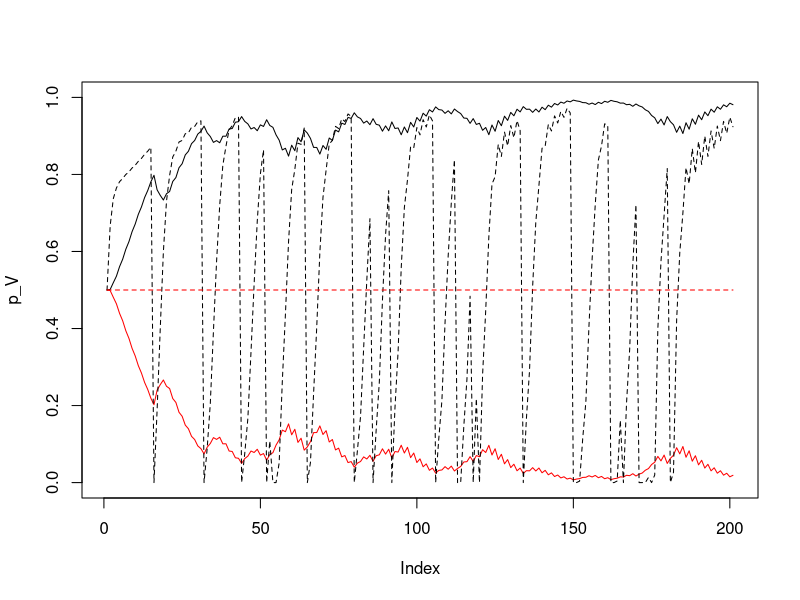
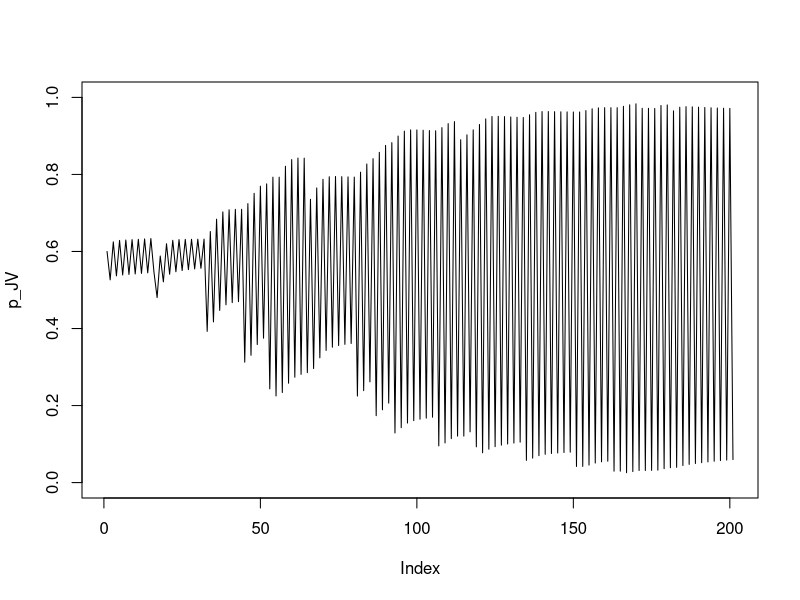
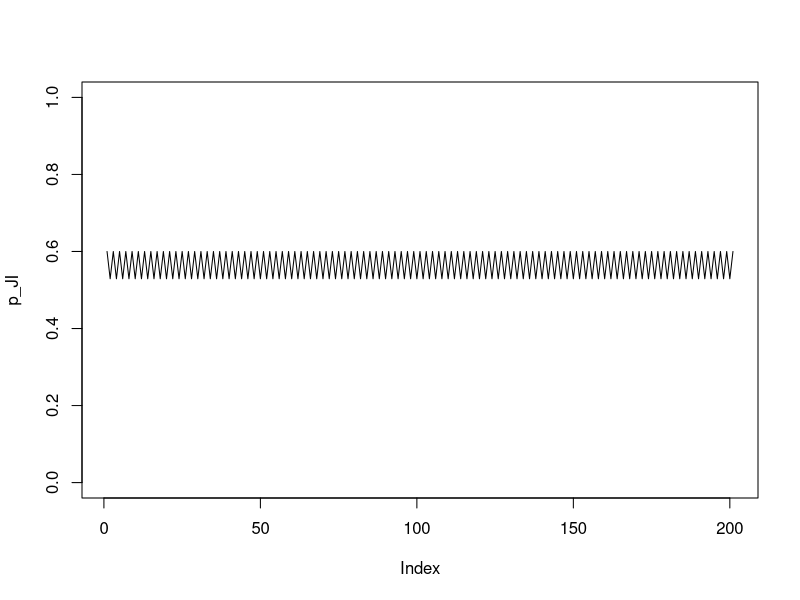

These charts were generated, in order, by the following R code:
###initial pop conditions
timesteps <- 200 #length of simulation

##parameters
bn <- 1    ##avg broodsize of adult with non-adaptive behavior
ba <- 2*bn ##avg broodsize of adult with adaptive behavior. ba > bn
p_as <- 0.2  #prob an adapted adult produces stressed offspring
p_ns <- 0.8  #prob an nonadapted adult produces stressed offspring
s <- 0.5	#prob individual learner succesfully acquires adaptive behavior
U <- 0.1  #prob environment changes states
mu_s <- 0.1	#mortality rate of social learners
mu_i <- 0.11 #mortality rate of individual learners
mu_n <- 1 # excess mortality factor of non-adapted individuals (to be added at some point?)

#create bins to store recursion values for each type
n_VVJH <- rep(0,timesteps + 1)
n_VVJS <- rep(0,timesteps + 1)
n_IIJH <- rep(0,timesteps + 1)
n_IIJS <- rep(0,timesteps + 1)

n_VVAa <- rep(0,timesteps + 1)
n_VVAn <- rep(0,timesteps + 1)
n_IIAa <- rep(0,timesteps + 1)
n_IIAn <- rep(0,timesteps + 1)

n_Aa <- rep(0,timesteps + 1)
n_An <- rep(0,timesteps + 1)
N <- rep(0,timesteps + 1)
u <- rep(0,timesteps + 1)
fa <- rep(0,timesteps + 1)
fn <- rep(0,timesteps + 1)

N0 <- 200
n_VVAa[1] <- N0/4
n_VVAn[1] <- N0/4
n_IIAa[1] <- N0/4
n_IIAn[1] <- N0/4
n_An[1] <- n_VVAn[1] + n_IIAn[1]
n_Aa[1] <- n_VVAa[1] + n_IIAa[1]

n_VVJH[1] <- (N0/4)*ba*(1-p_as) + (N0/4)*bn*(1-p_ns)
n_VVJS[1] <- (N0/4)*ba*p_as + (N0/4)*bn*p_ns
n_IIJH[1] <- (N0/4)*ba*(1-p_as) + (N0/4)*bn*(1-p_ns)
n_IIJS[1] <- (N0/4)*ba*p_as + (N0/4)*bn*p_ns

u[1] <- 0
N[1] <- n_VVAa[1] + n_VVAn[1] + n_IIAa[1] + n_IIAn[1] + n_VVJH[1] + n_VVJS[1] + n_IIJH[1] + n_IIJS[1]
fa[1]<- (n_Aa[1]*ba)/(n_Aa[1]*ba + n_An[1]*bn)
fn[1]<- (n_An[1]*bn)/(n_Aa[1]*ba + n_An[1]*bn)

#recursions
for (t in 1:timesteps)
{
    # juvenile recruitment
    n_VVJH[t+1] <- (n_VVAa[t])*ba*(1-p_as) + (n_VVAn[t])*bn*(1-p_ns)
    n_VVJS[t+1] <- (n_VVAa[t])*ba*p_as + (n_VVAn[t])*bn*p_ns
    n_IIJH[t+1] <- (n_IIAa[t])*ba*(1-p_as) + (n_IIAn[t])*bn*(1-p_ns)
    n_IIJS[t+1] <- (n_IIAa[t])*ba*p_as + (n_IIAn[t])*bn*p_ns
    
    #adult recruitment
    n_VVAa[t+1] <- (n_VVJS[t] + n_VVJH[t])*(1-u[t])*fa[t]*(1-mu_s)
    n_VVAn[t+1] <- (n_VVJS[t] + n_VVJH[t])*((1-u[t])*fn[t] + u[t])*(1-mu_s*mu_n)
    n_IIAa[t+1] <- (n_IIJS[t] + n_IIJH[t])*s*(1-mu_i)
    n_IIAn[t+1] <- (n_IIJS[t] + n_IIJH[t])*(1-s)*(1-mu_i*mu_n)
    
    n_Aa[t+1] <- n_VVAa[t+1] + n_IIAa[t+1]
    n_An[t+1] <- n_VVAn[t+1] + n_IIAn[t+1]
    N[t+1] <- n_VVAa[t+1] + n_VVAn[t+1] + n_IIAa[t+1] + n_IIAn[t+1] + n_VVJH[t+1] + n_VVJS[t+1] + n_IIJH[t+1] + n_IIJS[t+1]
    u[t+1] <- rbinom(n=1,prob=U,size=1) #sample environment changing
    fa[t+1]<- (n_Aa[t+1]*ba)/(n_Aa[t+1]*ba + n_An[t+1]*bn)
    fn[t+1]<- (n_An[t+1]*bn)/(n_Aa[t+1]*ba + n_An[t+1]*bn)
}

# compute proportions of each strategy for summary plot
p_V <- ( n_VVJH + n_VVJS + n_VVAa + n_VVAn ) / N
p_I <- ( n_IIJH + n_IIJS + n_IIAa + n_IIAn ) / N
q_V <- ( n_VVAa ) / ( n_VVAa + n_VVAn )
q_I <- n_IIAa / ( n_IIAa + n_IIAn )

plot( p_V , ylim=c(0,1) , type="l" )
lines( 1:length(p_I) , p_I , col="red" )
lines( 1:length(q_V) , q_V , lty=2 )
lines( 1:length(q_I) , q_I , lty=2 , col="red" )

# age structure
p_JV <- ( n_VVJS + n_VVJH ) / ( n_VVJH + n_VVJS + n_VVAa + n_VVAn )
p_AV <- ( n_VVAa + n_VVAn ) / ( n_VVJH + n_VVJS + n_VVAa + n_VVAn )
plot( p_JV , ylim=c(0,1) , type="l" )

p_JI <- ( n_IIJS + n_IIJH ) / ( n_IIJH + n_IIJS + n_IIAa + n_IIAn )
p_AI <- ( n_IIAa + n_IIAn ) / ( n_IIJH + n_IIJS + n_IIAa + n_IIAn )
plot( p_JI , ylim=c(0,1) , type="l" )
